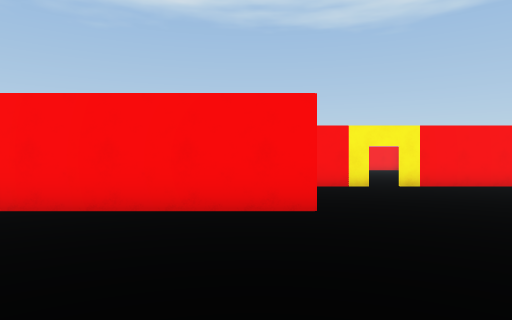
view 1 (above)

21 first-person views from a walk through a Unity game level. The camera is 1.3 m above the floor, looks level and sees 75° across. The floor is counted in squares, 2 m on a side. Each view is taken from the middle of a square. On the plan, view 1 faces up. The plan holds only what a view shows up to about 10 squares ahead; the rest is blank. Door leaves are left out, so doorways stand open.

view 2
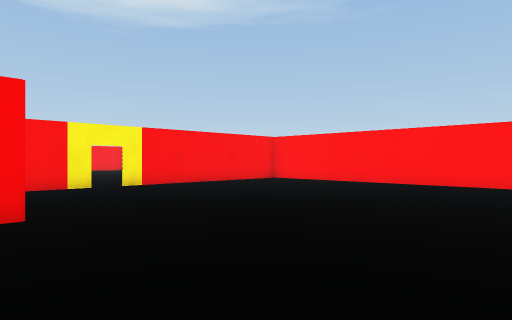

view 3
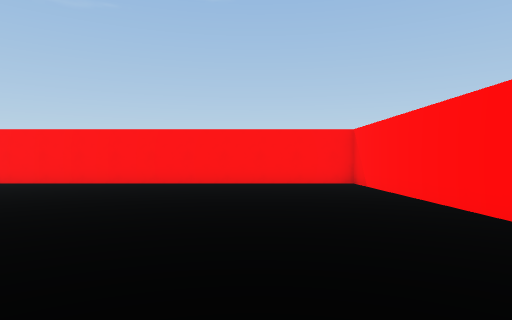

view 4
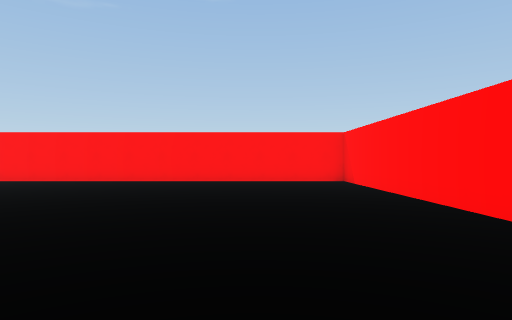

view 5
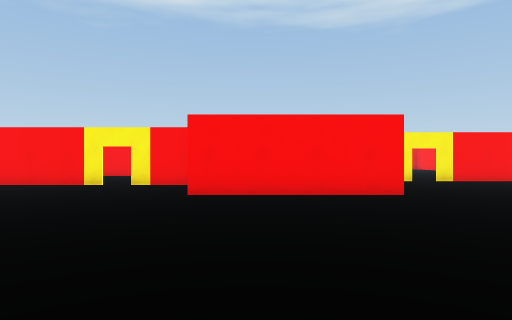

view 6
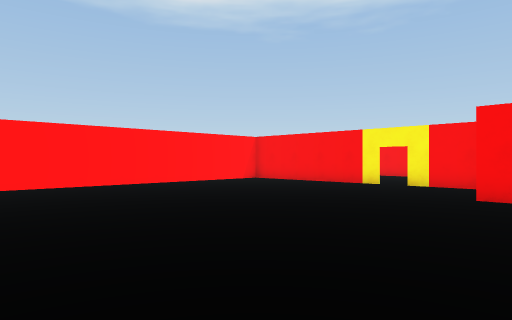

view 7
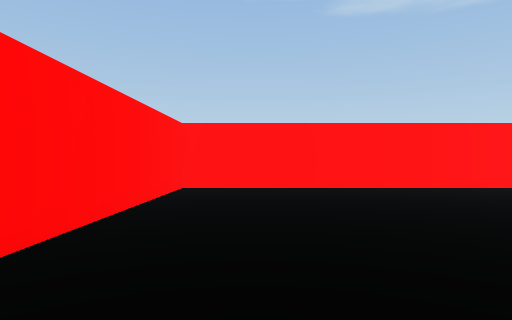

view 8
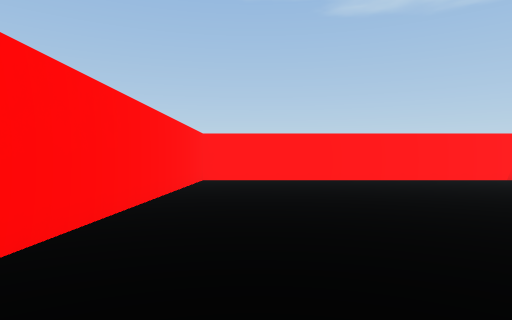

view 9
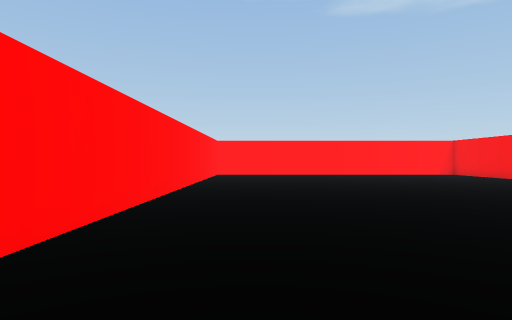

view 10
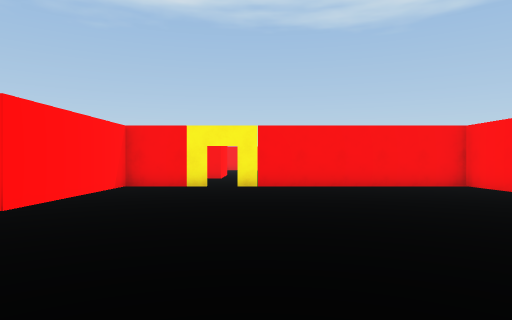

view 11
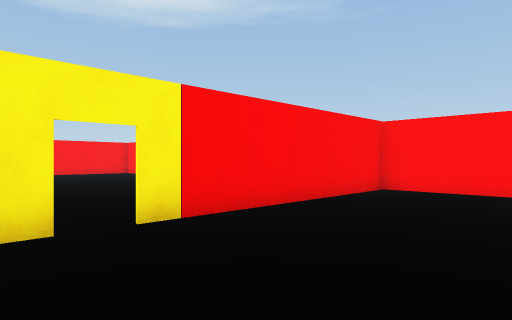

view 12
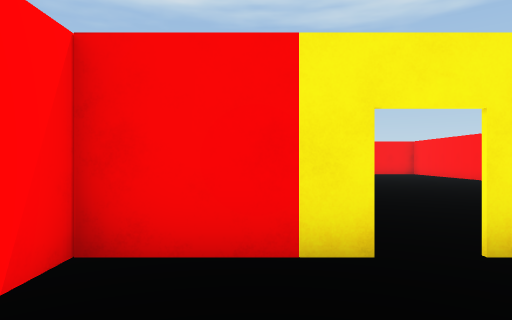

view 13
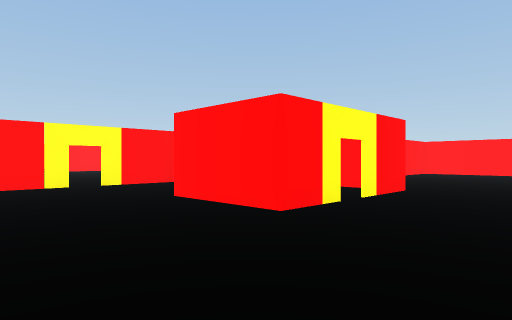

view 14
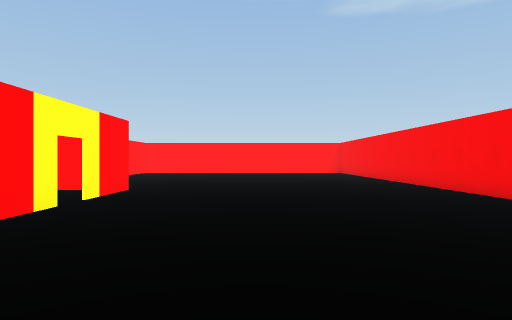

view 15
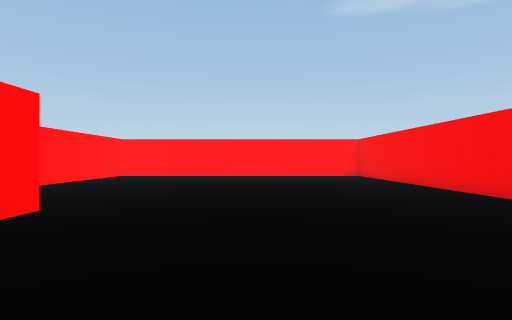

view 16
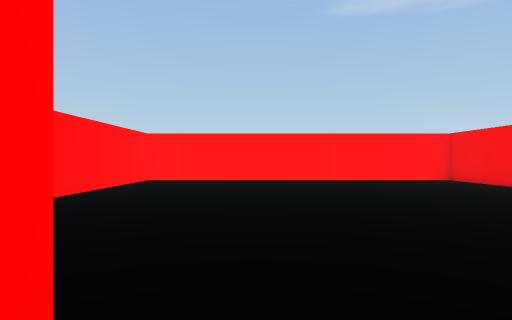

view 17
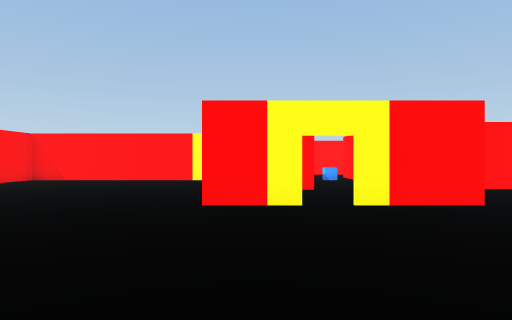

view 18
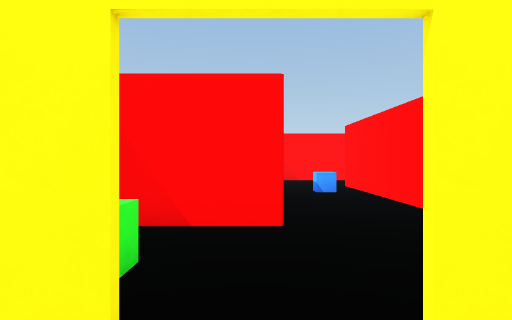

view 19
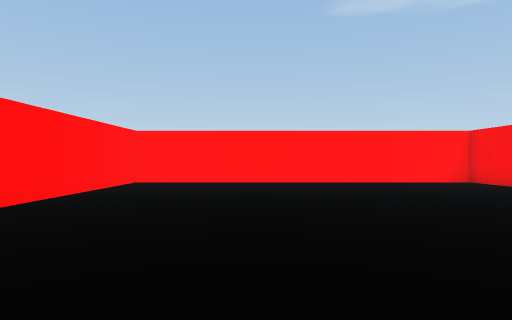

view 20
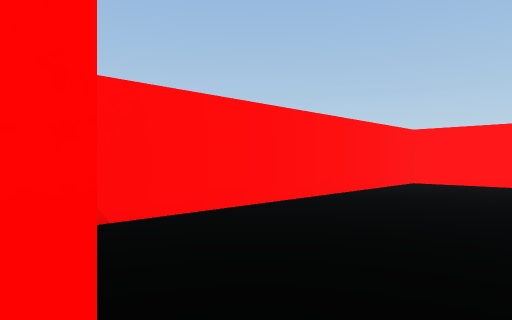

view 21
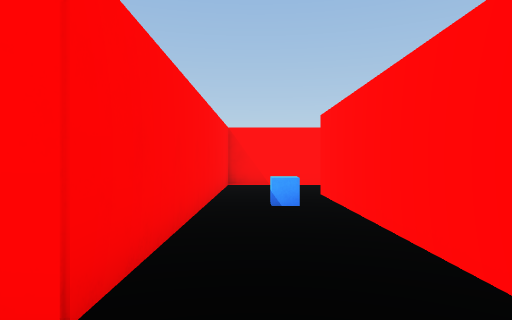

### Floor plan
Ten units are one square. View 1 is at (0, 0); x grows to the right and y downward. Boxes are objects, and circles mark ways between rooms. Rooms are numbered by the first view taken in them; rooms with no view inside come last. Other rooms are left out.
<svg viewBox="-112 -217 209 259">
<path fill="none" stroke="#000" d="M-38 -67 -52 -67M29 -82 8 -82 8 -42 -34 -42M-60 -67 -88 -67M-107 -40 -107 37 92 37 92 -80M92 -82 35 -82M12 -142 28 -142 28 -116M-14 -142 6 -142M6 -212 -107 -212 -107 -115 -21 -115M8 -83 29 -83M35 -83 49 -83M92 -80 92 -96M-12 -132 -12 -66M-18 -43 7 -43 7 -117 24 -117"/>
<rect x="-5" y="-85" width="10" height="10" fill="#bbb"><title>blue cube</title></rect>
<rect x="15" y="-135" width="10" height="10" fill="#bbb"><title>green cube</title></rect>
<circle cx="30" cy="-80" r="3" fill="#2a7"/>
<circle cx="10" cy="-140" r="3" fill="#2a7"/>
<text x="0" y="-10">1</text>
<text x="0" y="-160">2</text>
<text x="0" y="-90">3</text>
</svg>
Room 1 opens to room 2. Room 2 opens to room 3.

Where each view was taken, in squares from view 1:
view 1: 0 up, 0 right, facing up
view 2: 0 up, 0 right, facing up-right
view 3: 1 down, 0 right, facing right
view 4: 1 down, 1 left, facing right
view 5: 2 down, 2 left, facing up
view 6: 2 down, 2 left, facing up-left
view 7: 2 down, 3 left, facing left
view 8: 2 down, 0 right, facing left
view 9: 2 down, 4 right, facing left
view 10: 0 up, 4 right, facing up
view 11: 5 up, 2 right, facing up-right
view 12: 6 up, 2 right, facing up
view 13: 17 up, 6 right, facing down-left
view 14: 17 up, 6 right, facing left
view 15: 17 up, 3 right, facing left
view 16: 15 up, 0 right, facing left
view 17: 19 up, 2 right, facing down
view 18: 15 up, 1 right, facing down
view 19: 15 up, 1 left, facing left
view 20: 15 up, 1 left, facing down-left
view 21: 13 up, 0 right, facing down
